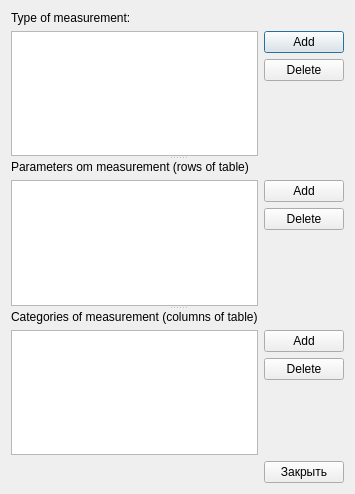
<?xml version="1.0" encoding="UTF-8"?>
<ui version="4.0">
 <class>MainLists</class>
 <widget class="QDialog" name="MainLists">
  <property name="geometry">
   <rect>
    <x>0</x>
    <y>0</y>
    <width>327</width>
    <height>494</height>
   </rect>
  </property>
  <property name="windowTitle">
   <string>Measurements</string>
  </property>
  <property name="windowIcon">
   <iconset>
    <normaloff>:/png/lists.png</normaloff>:/png/lists.png</iconset>
  </property>
  <property name="modal">
   <bool>true</bool>
  </property>
  <layout class="QVBoxLayout" name="verticalLayout">
   <item>
    <widget class="QSplitter" name="splitter">
     <property name="orientation">
      <enum>Qt::Vertical</enum>
     </property>
     <widget class="QWidget" name="layoutWidget">
      <layout class="QGridLayout" name="gridLayout_2">
       <item row="1" column="0" rowspan="3">
        <widget class="QTableView" name="tvTypesMeasurement">
         <property name="autoScroll">
          <bool>false</bool>
         </property>
         <property name="dragEnabled">
          <bool>true</bool>
         </property>
         <property name="sortingEnabled">
          <bool>true</bool>
         </property>
         <attribute name="verticalHeaderCascadingSectionResizes">
          <bool>false</bool>
         </attribute>
         <attribute name="verticalHeaderDefaultSectionSize">
          <number>18</number>
         </attribute>
         <attribute name="verticalHeaderDefaultSectionSize">
          <number>18</number>
         </attribute>
        </widget>
       </item>
       <item row="1" column="1">
        <widget class="QPushButton" name="pbAddTypeMeasurement">
         <property name="text">
          <string>Add</string>
         </property>
        </widget>
       </item>
       <item row="2" column="1">
        <widget class="QPushButton" name="pbDelTypeMeasurement">
         <property name="text">
          <string>Delete</string>
         </property>
        </widget>
       </item>
       <item row="3" column="1">
        <spacer name="verticalSpacer">
         <property name="orientation">
          <enum>Qt::Vertical</enum>
         </property>
         <property name="sizeHint" stdset="0">
          <size>
           <width>20</width>
           <height>40</height>
          </size>
         </property>
        </spacer>
       </item>
       <item row="0" column="0">
        <widget class="QLabel" name="label">
         <property name="text">
          <string>Type of measurement:</string>
         </property>
        </widget>
       </item>
      </layout>
     </widget>
     <widget class="QWidget" name="gridLayoutWidget_2">
      <layout class="QGridLayout" name="gridLayout_3">
       <item row="1" column="0" rowspan="3">
        <widget class="QTableView" name="tvTMParams">
         <property name="minimumSize">
          <size>
           <width>0</width>
           <height>100</height>
          </size>
         </property>
         <attribute name="verticalHeaderDefaultSectionSize">
          <number>18</number>
         </attribute>
         <attribute name="verticalHeaderDefaultSectionSize">
          <number>18</number>
         </attribute>
        </widget>
       </item>
       <item row="1" column="1">
        <widget class="QPushButton" name="pbAddTMParam">
         <property name="text">
          <string>Add</string>
         </property>
        </widget>
       </item>
       <item row="2" column="1">
        <widget class="QPushButton" name="pbDelTMParam">
         <property name="text">
          <string>Delete</string>
         </property>
        </widget>
       </item>
       <item row="3" column="1">
        <spacer name="verticalSpacer_2">
         <property name="orientation">
          <enum>Qt::Vertical</enum>
         </property>
         <property name="sizeHint" stdset="0">
          <size>
           <width>20</width>
           <height>40</height>
          </size>
         </property>
        </spacer>
       </item>
       <item row="0" column="0">
        <widget class="QLabel" name="label_2">
         <property name="text">
          <string>Parameters om measurement (rows of table)</string>
         </property>
        </widget>
       </item>
      </layout>
     </widget>
     <widget class="QWidget" name="gridLayoutWidget">
      <layout class="QGridLayout" name="gridLayout_4">
       <item row="1" column="0" rowspan="4">
        <widget class="QTableView" name="tvCateg">
         <attribute name="verticalHeaderDefaultSectionSize">
          <number>18</number>
         </attribute>
         <attribute name="verticalHeaderDefaultSectionSize">
          <number>18</number>
         </attribute>
        </widget>
       </item>
       <item row="4" column="1">
        <spacer name="verticalSpacer_3">
         <property name="orientation">
          <enum>Qt::Vertical</enum>
         </property>
         <property name="sizeHint" stdset="0">
          <size>
           <width>20</width>
           <height>40</height>
          </size>
         </property>
        </spacer>
       </item>
       <item row="2" column="1">
        <widget class="QPushButton" name="pbDel_c">
         <property name="text">
          <string>Delete</string>
         </property>
        </widget>
       </item>
       <item row="0" column="0">
        <widget class="QLabel" name="label_3">
         <property name="text">
          <string>Categories of measurement (columns of table)</string>
         </property>
        </widget>
       </item>
       <item row="1" column="1">
        <widget class="QPushButton" name="pbAdd_c">
         <property name="text">
          <string>Add</string>
         </property>
        </widget>
       </item>
      </layout>
     </widget>
    </widget>
   </item>
   <item>
    <layout class="QHBoxLayout" name="horizontalLayout">
     <item>
      <spacer name="horizontalSpacer">
       <property name="orientation">
        <enum>Qt::Horizontal</enum>
       </property>
       <property name="sizeHint" stdset="0">
        <size>
         <width>40</width>
         <height>20</height>
        </size>
       </property>
      </spacer>
     </item>
     <item>
      <widget class="QPushButton" name="pbClose">
       <property name="text">
        <string>Закрыть</string>
       </property>
      </widget>
     </item>
    </layout>
   </item>
  </layout>
 </widget>
 <tabstops>
  <tabstop>tvTypesMeasurement</tabstop>
  <tabstop>pbAddTypeMeasurement</tabstop>
  <tabstop>pbDelTypeMeasurement</tabstop>
  <tabstop>tvTMParams</tabstop>
  <tabstop>pbAddTMParam</tabstop>
  <tabstop>pbDelTMParam</tabstop>
 </tabstops>
 <resources/>
 <connections/>
</ui>
